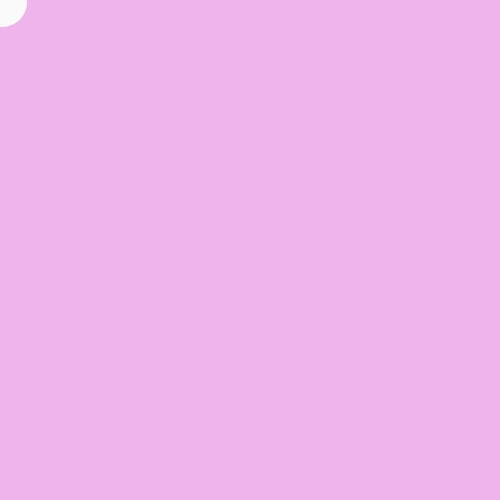
Frame 1 (no input)
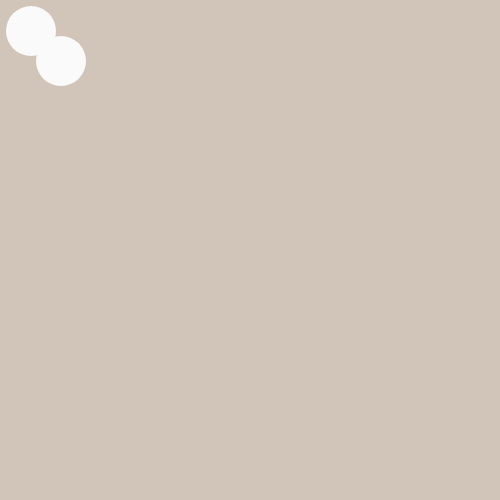
Frame 60 (no input)
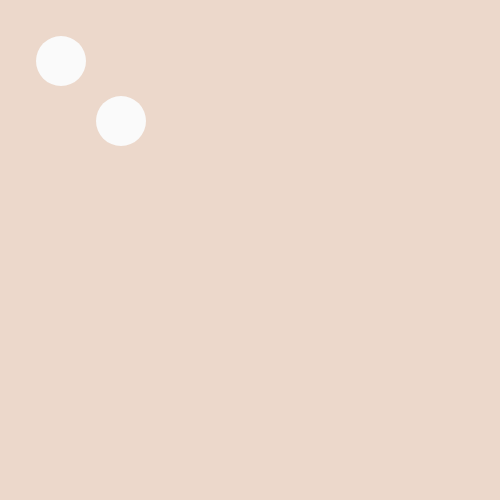
Frame 120 (the mouse pressed at the canvas centre since frame 60)

The p5.js sketch that drew these frames (run headless with seeded random() and noise() and a simulated clock; from frame 60 on, the mouse is pressed at the canvas centre):

// p5.js sketch
// ── sketch.js
var back;
var r,g,b;
var ax = 1;
var ay = 1;
var aax = 0.5;
var aay = 0.5;
var distx = 1;
var disty = 1;


var dist2x = 1;
var dist2y = 1;


function setup() {
  createCanvas(500, 500);
  back=0;
  strokeWeight(2);
  rectMode(CENTER);
  	r = random(200,255);
		g = random(160,255);
		b = random(180,255);
}





function draw() {

console.log('is it working');

	background(r, g, b);
	fill(250);
	strokeWeight(0);
	distx += ax;
	disty += ay;


dist2x += aax;
dist2y += aay;

		if(distx >= 500 || distx <= 0){
			ax = -1;
		}else{
			ax = 1;
		}
		if(disty >= 500 || disty <= 0){
			ay = -1;
		}else{
			ay = 1;
		}
		
		if(distx >= 500){
		  distx --;
		}else if(distx <= 0){
		  distx ++;
		}else{
		//what should i put here??
		}
		if(disty >= 500){
		  disty --;
		}else if(disty <= 0){
		  disty ++;
		}
		

		// if(dist2x > 101 && dist2x < 105 ){
		// 	aax = 1;
		// }

		// if (dist2x > 0 && dist2x < 2){
		// 	aax = -1;
		// }
		// if(dist2y > 0 && dist2y < 5){
		// 	aay = 1;
		// }

		// if (dist2y > 808 && dist2y < 1050){
		// 	aay = -1;
		// }

		// if (dist2x > 500 && dist2x < 600){
  //     aax = 0;
		// }

		// if (dist2y > 500 && dist2y < 600){
  //     aay = 0;
		// }
		

		ellipse(distx, disty, 50, 50);
		ellipse(dist2x, dist2y, 50, 50);
		distance = dist(distx, disty, dist2x, dist2y);
	if(distance<=50){
		r = random(200,255);
		g = random(160,255);
		b = random(180,255);
	}else{
	}
	
}
